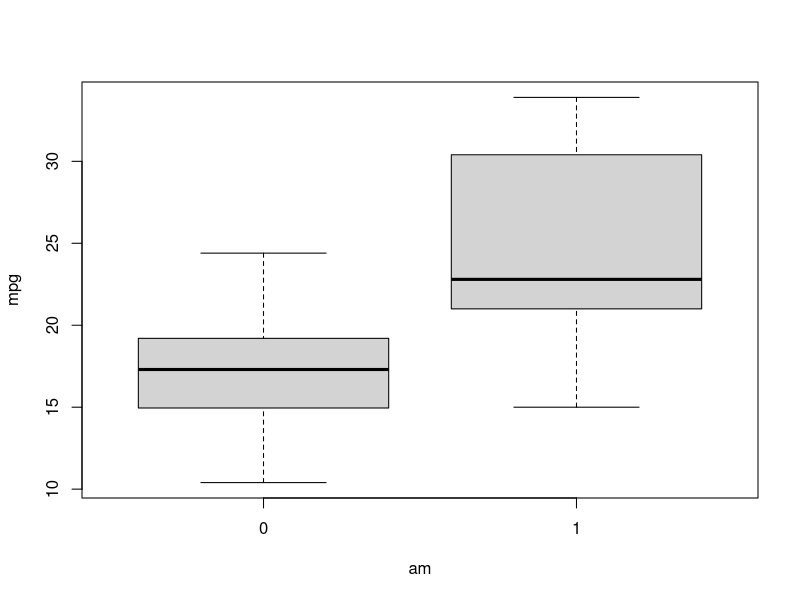
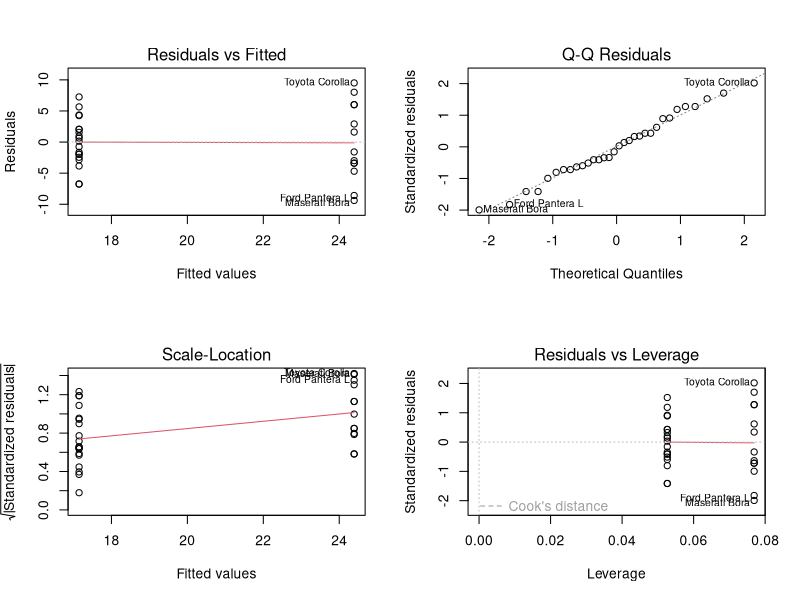
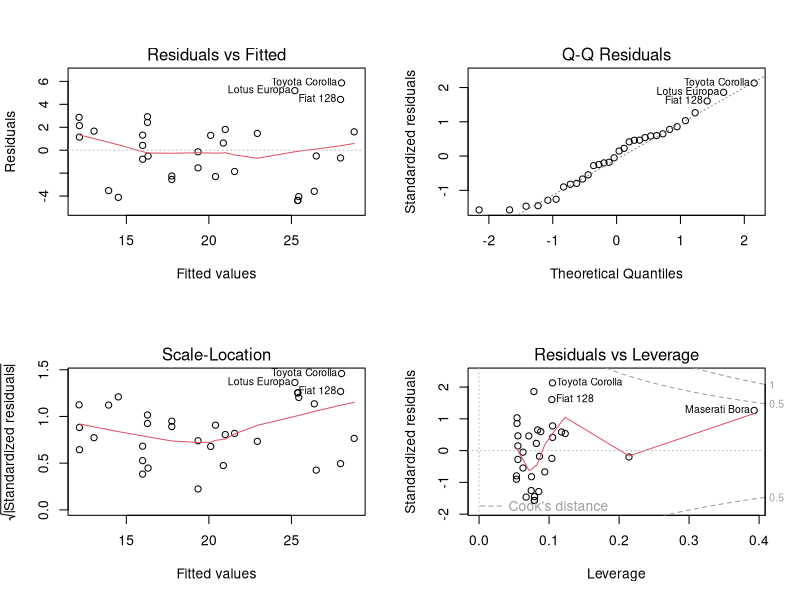

R code for these plots, in order:
## ---- chunk 1
data(mtcars)
## ---- chunk 2
boxplot(mpg ~ am, data=mtcars)
## ---- chunk 3
fit1 <- lm(mpg ~ factor(am), mtcars)
summary(fit1)$coef
summary(fit1)$adj.r.squared
## ---- chunk 4
par(mfrow=c(2,2))
plot(fit1)
## ---- chunk 5
fit2 <- lm(mpg ~ factor(am) + hp, mtcars)
summary(fit2)$coef
summary(fit2)$adj.r.squared
## ---- chunk 6
par(mfrow=c(2,2))
plot(fit2)
## ---- chunk 7

## ---- chunk 8

## ---- chunk 9

